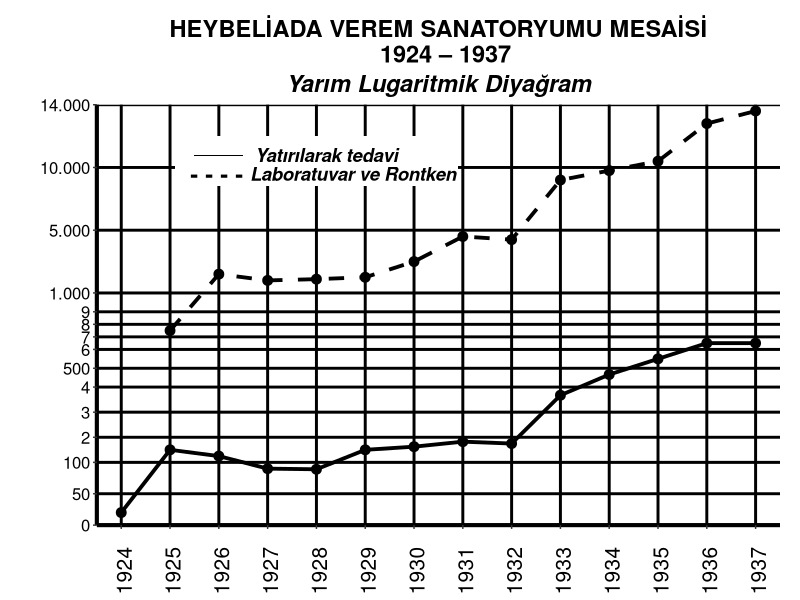
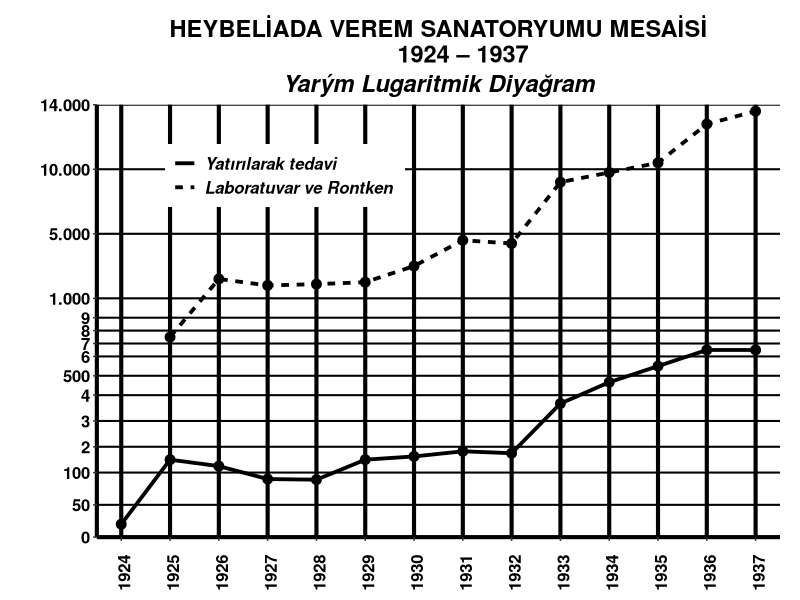

These charts were generated, in order, by the following R code:
Sys.setlocale(locale = "Turkish")
library(ggplot2)
tarih <- seq(1924,1937)
miktar <- c(20,120,110,90,89,120,125,133,130,207,240,265,290,290)
miktar2 <- c(NA,310,400,390,392,395,420,460,455,550,565,580,640,660)
verem <- data.frame(tarih,miktar,miktar2)
ggplot(verem, aes(x=tarih)) +
  geom_line(aes(y=miktar), size=1.3) + geom_point(aes(y=miktar), size=3)+
  geom_line(aes(y=miktar2), size=1.3, linetype="dashed") + geom_point(aes(y=miktar2), size=3) +
  labs(title = "HEYBELİADA VEREM SANATORYUMU MESAİSİ
  1924 \U2013 1937",
       subtitle = "Yarım Lugaritmik Diyağram") +
  theme_classic() +
  theme(panel.grid.major = element_line(colour = "black", size = 1)) +
  theme(plot.title = element_text(hjust = 0.5, size = 17, face = "bold")) +
  theme(plot.subtitle = element_text(hjust = 0.5, size = 17, face = "bold.italic")) +
  theme(axis.title = element_blank())  +
  theme(axis.text.x = element_text(size=15,  vjust = 0.7, hjust = 1, angle = 89.9, colour = "black")) +
  theme(axis.text.y = element_text(size=12,  colour = "black")) +
  theme(axis.line.x = element_line(size = 1.4)) +
  theme(axis.line.y = element_line(size = 1.4)) +
  theme(plot.margin = unit(c(1,1,1,2), "lines")) +
  scale_x_continuous(
    limits = c(1924,1937),
    breaks = seq(1924,1937),
    labels = c("1924","1925","1926","1927","1928","1929","1930","1931","1932","1933","1934","1935","1936","1937"),
    expand = c(0,0.5)
  ) +
  scale_y_continuous(
    limits = c(0,670),
    breaks = c(0,50,100,140,180,220,250,280,300,320,340,370,470,570,670),
    labels = c("0","50","100","2","3","4","500","6","7","8","9","1.000","5.000","10.000","14.000"),
    expand = c(0,0)
  ) +
  annotate(geom="rect", xmin = 1925.1, xmax = 1930.9, ymin = 540, ymax = 620, fill = "white" ) +
  annotate(geom="text", x=1928.2,y=590,label="Yatırılarak tedavi", size= 4.7, fontface="bold.italic") +
  annotate(geom="rect", xmin = 1925.5, xmax = 1926.5, ymin = 588, ymax = 590, fill = "black" ) +
  annotate(geom="text", x=1928.8,y=560,label="Laboratuvar ve Rontken ", size= 4.7, fontface="bold.italic") +
  annotate(geom="text", x=1926.1,y=560,label="- - - -  ", size= 6, fontface="bold")

## An alternative solution for adjusting major grid lines and the legend

Sys.setlocale(locale = "Turkish")
library(ggplot2)
tarih <- seq(1924,1937)
miktar <- c(20,120,110,90,89,120,125,133,130,207,240,265,290,290)
miktar2 <- c(NA,310,400,390,392,395,420,460,455,550,565,580,640,660)
verem <- data.frame(tarih,miktar,miktar2)
ggplot(verem, aes(x=tarih)) +
  geom_line(aes(y=miktar,linetype="dashed"), size=1.3) + geom_point(aes(y=miktar), size=3)+
  geom_line(aes(y=miktar2,linetype="solid"), size=1.3) + geom_point(aes(y=miktar2), size=3) +
  labs(title = "HEYBELİADA VEREM SANATORYUMU MESAİSİ
       1924 \U2013 1937",
       subtitle = "Yarým Lugaritmik Diyağram") +
  theme(panel.background = element_rect(fill = "white"),panel.grid.major.y = element_line(colour = "black", size = 0.7),
        panel.grid.major.x = element_line(colour = "black", size = 1.4)) +
  theme(plot.title = element_text(hjust = 0.5, size = 17, face = "bold")) +
  theme(plot.subtitle = element_text(hjust = 0.5, size = 17, face = "bold.italic")) +
  theme(axis.title = element_blank())  +
  theme(axis.text.x = element_text(size=12, face="bold", vjust = 0.7, hjust = 1, angle = 89.9, colour = "black")) +
  theme(axis.text.y = element_text(size=12, face="bold", colour = "black")) +
  theme(axis.line.x = element_line(size = 1.4)) +
  theme(axis.line.y = element_line(size = 1.4)) +
  theme(plot.margin = unit(c(1,1,1,2), "lines")) +
  scale_x_continuous(
    limits = c(1924,1937),
    breaks = seq(1924,1937),
    labels = c("1924","1925","1926","1927","1928","1929","1930","1931","1932","1933","1934","1935","1936","1937"),
    expand = c(0,0.5)
  ) +
  scale_y_continuous(
    limits = c(0,670),
    breaks = c(0,50,100,140,180,220,250,280,300,320,340,370,470,570,670),
    labels = c("0","50","100","2","3","4","500","6","7","8","9","1.000","5.000","10.000","14.000"),
    expand = c(0,0)
  )+
  scale_linetype_discrete(name="", labels=c("Yatırılarak tedavi","Laboratuvar ve Rontken "))+
  theme(legend.title=element_blank(),legend.text = element_text(size=12,face = "bold.italic"),legend.position=c(0.1,0.91), 
        legend.justification=c(0,1), legend.direction='vertical',legend.spacing.x = unit(0.15,"cm"),
        legend.key = element_rect(size = 5, fill = "white", colour = "white"))+
  guides(fill=guide_legend(override.aes = list(size = 1.2), keywidth=0.78, keyheight=0.30,default.unit="inch")) 
